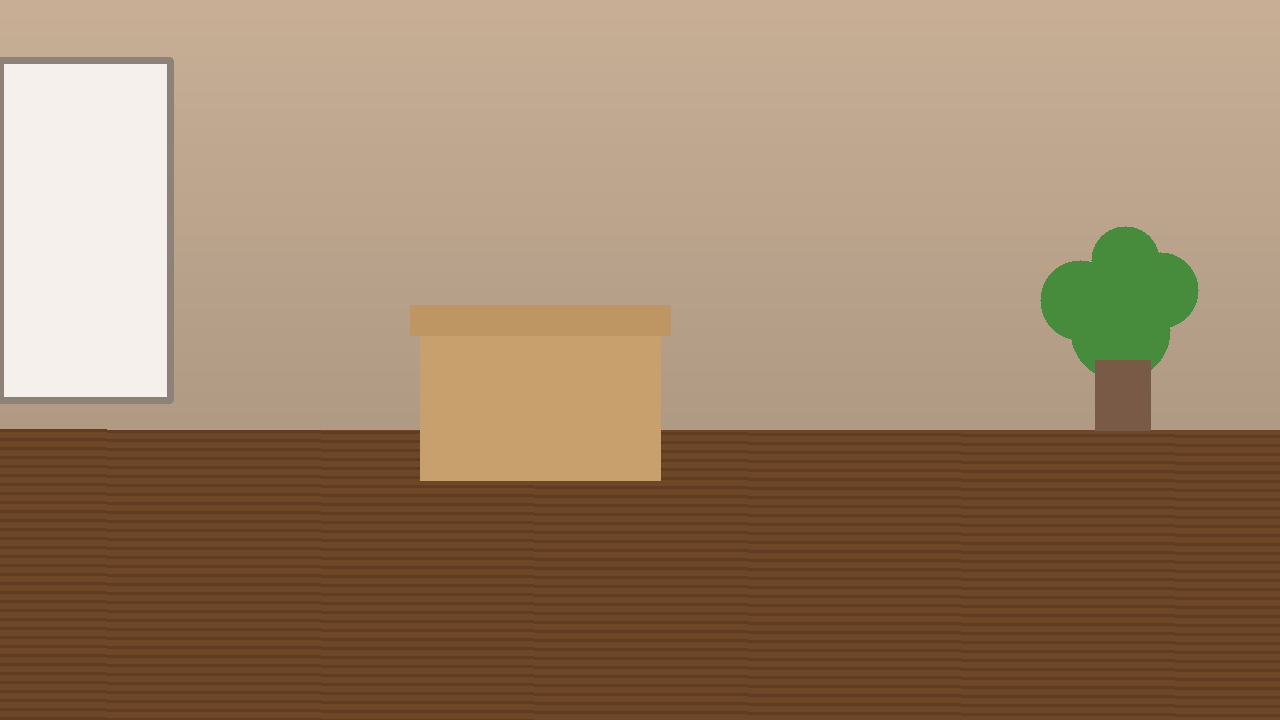
#> input picture examples/tests/keyframes/kf1.png, 1280 x 720 px
$ python -i grade.py   (imports and definitions only)
#> lines starting #> are read from the running program, lines starting #| are printed output that depends on the picture
#!/usr/bin/env python3
"""
grade.py: compare a generated clip against the keyframes you planned.

For every planned keyframe it pulls the output frame at the planned time,
searches nearby for the moment that matches the keyframe best, and writes
side-by-side images so a person (and Claude) can call each keyframe a HIT,
LATE / EARLY or MISS. It also lists hard cuts. The script only suggests
labels. The human's call is final.

Requirements: Python 3.10+, numpy, pillow, opencv-python, ffmpeg and ffprobe on PATH.
No network access.

Example:
  python grade.py --plan plan.json --keyframes keyframes --video attempt-1.mp4 --out grade-1
"""
from __future__ import annotations

import argparse
import json
import math
import re
import shutil
import subprocess
import sys
import tempfile
from pathlib import Path

try:
    import numpy as np
    import cv2
    from PIL import Image, ImageDraw, ImageFont
except ImportError as exc:  # pragma: no cover
    sys.stderr.write(
        f"grade.py: error: missing Python package ({exc.name}). "
        "Install with: pip install numpy pillow opencv-python\n"
    )
    sys.exit(2)

PROG = "grade.py"
DEFAULT_POINTS = {"HIT": 1.0, "LATE": 0.5, "EARLY": 0.5, "MISS": 0.0}


# ----------------------------------------------------------------- helpers

def die(msg: str, code: int = 2) -> None:
    sys.stderr.write(f"{PROG}: error: {msg}\n")
    sys.exit(code)


def warn(msg: str, bucket: list[str]) -> None:
    bucket.append(msg)
    sys.stderr.write(f"{PROG}: warning: {msg}\n")


# [42 lines left out: functions need_tool, run, probe, not called in this run]


def even(x: float) -> int:
    return max(2, int(round(x / 2.0)) * 2)


# [97 lines left out: functions decode_small, scene_scores, extract_frames, load_image, not called in this run]


# -------------------------------------------------------------- similarity

def features(rgb: np.ndarray) -> tuple[np.ndarray, np.ndarray]:
    gray = cv2.cvtColor(rgb, cv2.COLOR_RGB2GRAY).astype(np.float32)
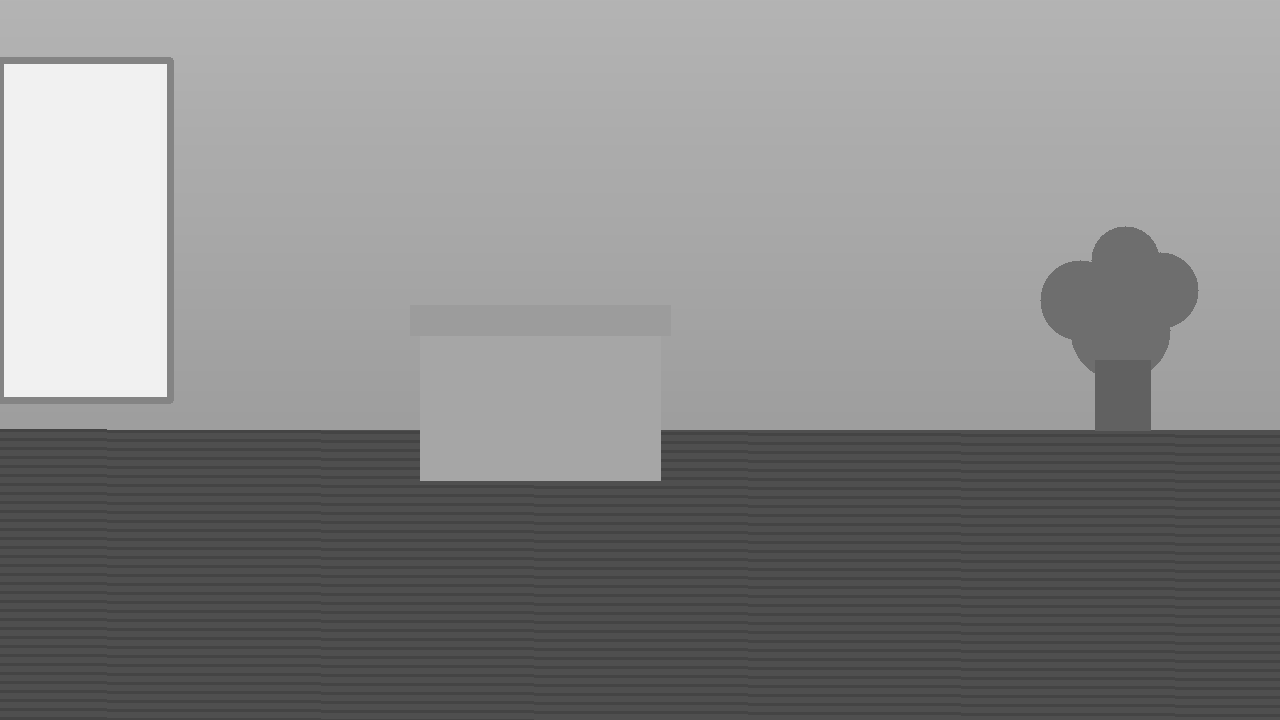
#> gray: shape (720, 1280) float32; min 68, max 241, mean 135.1
    gray = cv2.GaussianBlur(gray, (0, 0), 1.0)
    hsv = cv2.cvtColor(rgb, cv2.COLOR_RGB2HSV)
#> hsv: shape (720, 1280, 3); mean H, S, V 15, 103.1, 158.5
    hist = cv2.calcHist([hsv], [0, 1], None, [30, 32], [0, 180, 0, 256])
    cv2.normalize(hist, hist)
#> hist: shape (30, 32) float32; min 0, max 0.711, mean 0.0019
    return gray, hist


# [464 lines left out: functions ssim, similarity, ncc, frame_dist, detect_cuts, font and 5 more, not called in this run]


# [2 lines not run here, left out]

>>> import cv2
>>> picture = cv2.cvtColor(cv2.imread('../../../examples/tests/keyframes/kf1.png'), cv2.COLOR_BGR2RGB)
>>> result = features(picture)
